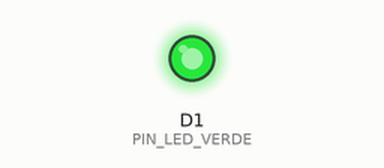
Recording of a sketch running on a simulated ESP8266 (NodeMCU). On the bench: output pins drawn as LEDs (lit = HIGH).

Above: at 0.05 s.
At 1.75 s:
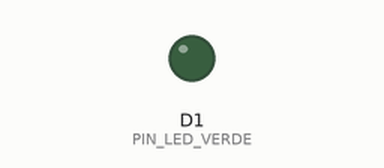
At 2.6 s:
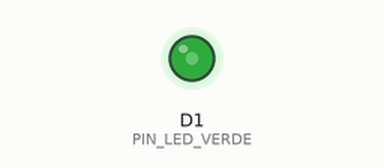
At 3.5 s:
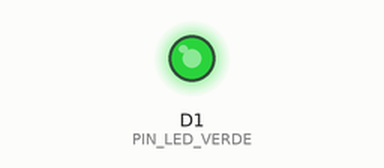
Timing chart, 0 to 9.1 s (numbered marks = the images above):
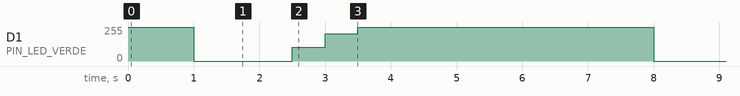

Measured:
- by itself, D1 (PIN_LED_VERDE): repeats every 7.0 s: 0/255 1.5 s, 103/255 0.50 s, 206/255 0.50 s, 255/255 4.5 s

The sketch:

blinkPwmNodeMcu.ino
```cpp
#define PIN_LED_VERDE D1
void setup() {
  // initialize digital pin LED_BUILTIN as an output.
  pinMode(PIN_LED_VERDE, OUTPUT);
}

// the loop function runs over and over again forever
void loop() {
  digitalWrite(PIN_LED_VERDE, HIGH);   // turn the LED on (HIGH is the voltage level)
  delay(1000);                       // wait for a second
  digitalWrite(PIN_LED_VERDE, LOW);    // turn the LED off by making the voltage LOW
  delay(1000); // wait for a second
  for(int i=0;i<10;i++){
    analogWrite(PIN_LED_VERDE,i*103);
    delay(500);
  }
}
```
